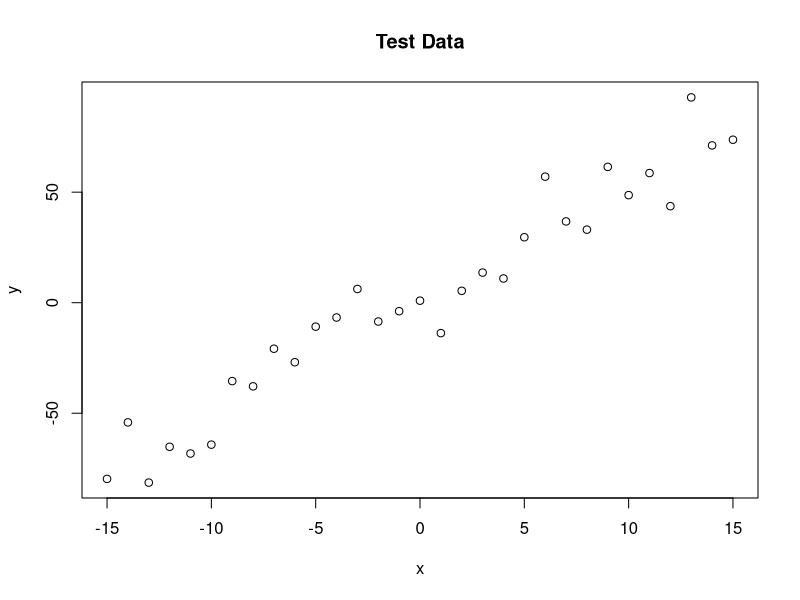
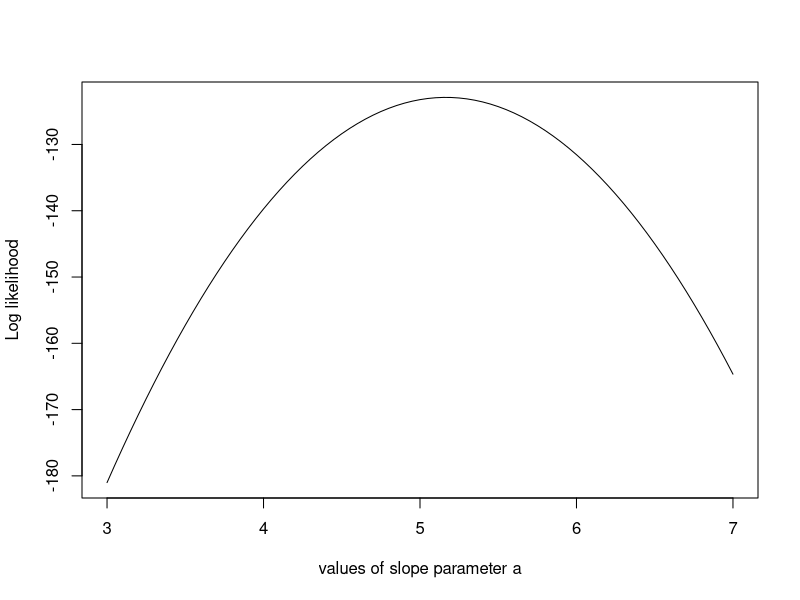
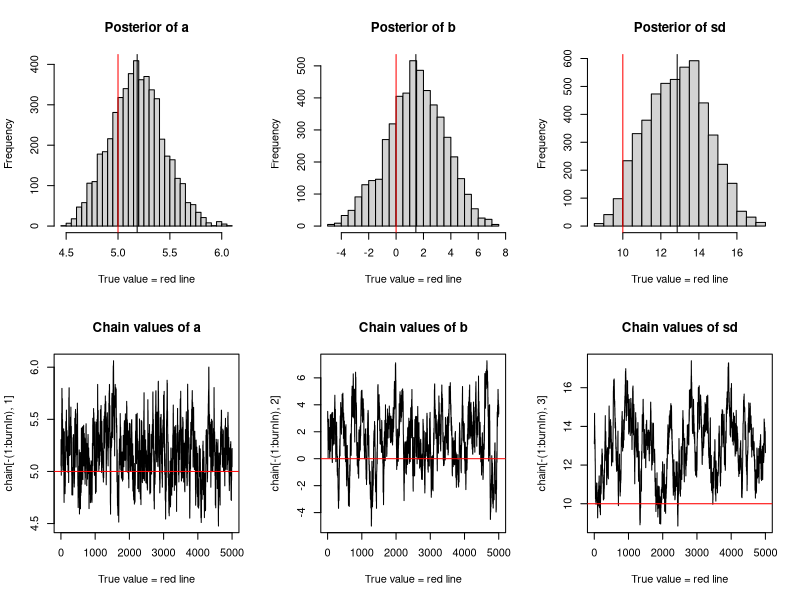

The R script that drew these images, in order:
trueA <- 5 #set the beta1 of the model
trueB <- 0 #set the beta0 of the model
trueSd <- 10 #set the standard variance of the model
sampleSize <- 31 #set the sample size of the model

# create independent x-values 
x <- (-(sampleSize-1)/2):((sampleSize-1)/2) #create x values
# create dependent values according to ax + b + N(0,sd)
y <-  trueA * x + trueB + rnorm(n=sampleSize,mean=0,sd=trueSd) 
#create y-values, and include some noise

plot(x,y, main="Test Data") # show the plot of x and y

likelihood <- function(param){ #set the likelihood function for the model that we want to fit
  a = param[1] #set value of a(slope)
  b = param[2] #set value of b(intercept)
  sd = param[3] #set value of sd(standard variance)
  #parameters(a,b,sd) as input, the linear model is y=b+a*x+N(0,sd)
  
  pred = a*x + b #compute the predicted value
  singlelikelihoods = dnorm(y, mean = pred, sd = sd, log = T) 
  #we want to return the probability of obtaining the test data above under this model
  #we can calculate the difference between predictions y=b+a*x and the observed y
  #dnorm can give us the probability densities for such deviations to occur
  sumll = sum(singlelikelihoods) #to calculate the sum of the likelihood
  return(sumll)   #return the value we want
}

# Example: plot the likelihood profile of the slope a
slopevalues <- function(x){return(likelihood(c(x, trueB, trueSd)))} 
#set a function to calculate the likelihood by using different slope a
slopelikelihoods <- lapply(seq(3, 7, by=.05), slopevalues )
#imput different a and put all the results in slopelikelihoods
plot (seq(3, 7, by=.05), slopelikelihoods , type="l", xlab = "values of slope parameter a", ylab = "Log likelihood")
#plot the likelihood profile of the slope a

# Prior distribution
prior <- function(param){ #Now we define the prior distribution of the model
  a = param[1] #set the value of slope a
  b = param[2] #set the value of intercept b
  sd = param[3] #set the value of standard variance
  aprior = dunif(a, min=0, max=10, log = T) #use uniform distributions to set the prior distribution for parameter a
  bprior = dnorm(b, sd = 5, log = T)#use normal distributions to set the prior distribution for parameter b
  sdprior = dunif(sd, min=0, max=30, log = T)#use uniform distributions to set the prior distribution for parameter sd
  return(aprior+bprior+sdprior) #return the results
}

posterior <- function(param){ #The product of prior and likelihood is the actual quantity the MCMC will be working on
  return (likelihood(param) + prior(param))
}

######## Metropolis algorithm ################

proposalfunction <- function(param){  
  return(rnorm(3,mean = param, sd= c(0.1,0.5,0.3))) 
  #set the function to compute the proposal value for the model
}

run_metropolis_MCMC <- function(startvalue, iterations){ #set the main function of the Metropolis algorithm
  chain = array(dim = c(iterations+1,3)) #set the variable chain
  chain[1,] = startvalue #set the first value of chain
  for (i in 1:iterations){ #a loop
    proposal = proposalfunction(chain[i,]) #compute the proposal value for each iteration
    
    probab = exp(posterior(proposal) - posterior(chain[i,])) 
    #compute the exp of difference of the posterior value of proposal and chain[i,]
    if (runif(1) < probab){
      chain[i+1,] = proposal 
      #generate a uniform distribution u, if u<probab, then we set chain[i+1,]=proposal
    }else{
      chain[i+1,] = chain[i,]
      #otherwise we set chain[i+1,]=chain[i,], which showed in the algorithm
    }
  }
  return(chain) #return the results
}

startvalue = c(4,0,10) #set the start value
chain = run_metropolis_MCMC(startvalue, 10000) #compute the model with start value and iteration=10000

burnIn = 5000 # set the butnin number, we accept the value only after it
acceptance = 1-mean(duplicated(chain[-(1:burnIn),])) #computhe the acceptance of the results

### Summary: #######################

par(mfrow = c(2,3)) #set the structure of the plot
hist(chain[-(1:burnIn),1],nclass=30, , main="Posterior of a", xlab="True value = red line" )
#plot the hist picture of posterior of parameter a, where the red line is true value of a
abline(v = mean(chain[-(1:burnIn),1])) #add the line of the mean value of chain[-(1:burnIn),1]
abline(v = trueA, col="red" ) #add the red line of true value
hist(chain[-(1:burnIn),2],nclass=30, main="Posterior of b", xlab="True value = red line")
#plot the hist picture of posterior of parameter b, where the red line is true value of b
abline(v = mean(chain[-(1:burnIn),2])) #add the line of the mean value of chain[-(1:burnIn),2]
abline(v = trueB, col="red" ) #add the red line of true value
hist(chain[-(1:burnIn),3],nclass=30, main="Posterior of sd", xlab="True value = red line")
#plot the hist picture of posterior of parameter sd, where the red line is true value of sd
abline(v = mean(chain[-(1:burnIn),3]) ) #add the line of the mean value of chain[-(1:burnIn),3]
abline(v = trueSd, col="red" ) #add the red line of true value
plot(chain[-(1:burnIn),1], type = "l", xlab="True value = red line" , main = "Chain values of a", )
#plot the chain values of a
abline(h = trueA, col="red" ) #add the red line of true value
plot(chain[-(1:burnIn),2], type = "l", xlab="True value = red line" , main = "Chain values of b", )
#plot the chain values of b
abline(h = trueB, col="red" ) #add the red line of true value
plot(chain[-(1:burnIn),3], type = "l", xlab="True value = red line" , main = "Chain values of sd", )
#plot the chain values of sd
abline(h = trueSd, col="red" ) #add the red line of true value

# for comparison:
summary(lm(y~x)) #summury the model of lm() and compare the results with our Metropolis-Hastings algorithm

